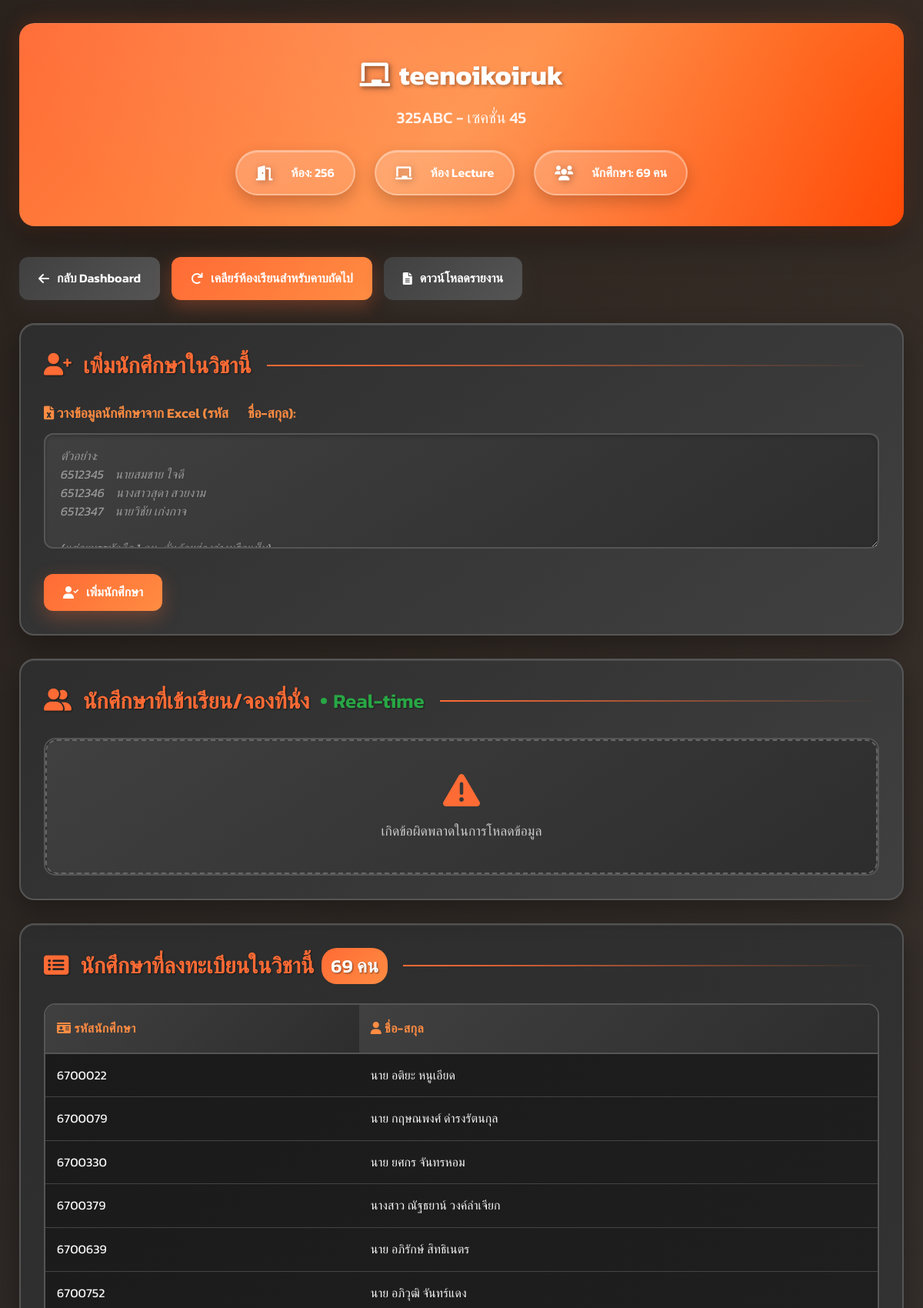
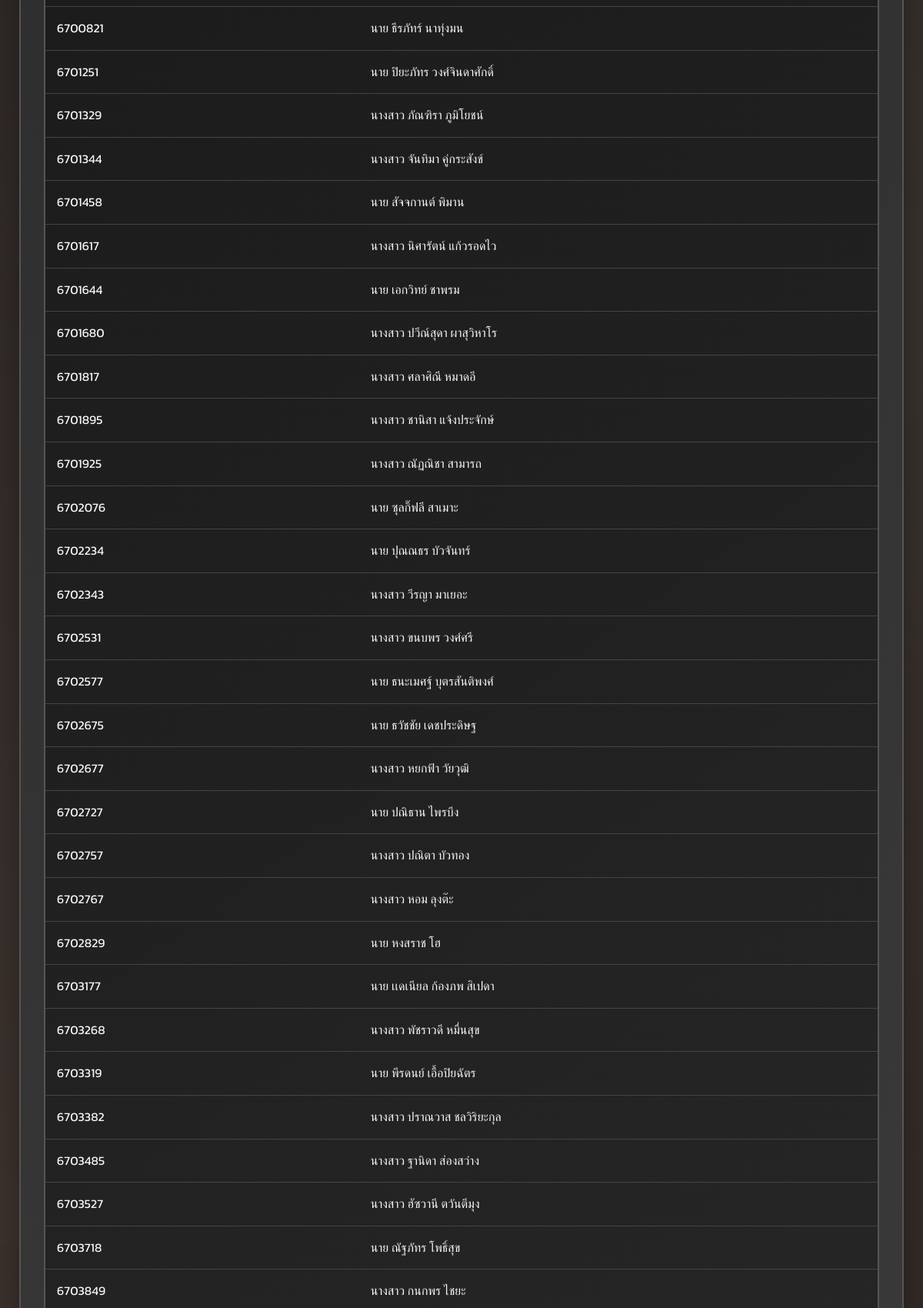
Page /teacher/view_bookings.php?course_id=6 (signed in, upper part) on the committed database (2 pictures, top to bottom).
### tables this page shows
CREATE TABLE IF NOT EXISTS `courses` (
  `course_id` int NOT NULL,
  `course_name` varchar(255) NOT NULL,
  `course_code` varchar(100) DEFAULT NULL,
  `section` varchar(50) DEFAULT NULL,
  `instructor_name` varchar(255) DEFAULT NULL,
  `room_type` enum('lab','lecture') NOT NULL,
  `room_name` varchar(100) NOT NULL,
  `is_hidden` tinyint(1) DEFAULT '0',
  `created_by_user_id` int DEFAULT NULL,
  `created_at` datetime DEFAULT CURRENT_TIMESTAMP
);

CREATE TABLE IF NOT EXISTS `students` (
  `student_id` varchar(50) NOT NULL,
  `full_name` varchar(255) NOT NULL
);

### teacher/view_bookings.php (the view, shortened to what this page needs)
<?php
require_once('../db_connect.php');
$course_id = isset($_GET['course_id']) ? intval($_GET['course_id']) : 0;
$stmt_course = $pdo->prepare("SELECT * FROM courses WHERE course_id = ? AND created_by_user_id = ?");
$stmt_course->execute([$course_id, $_SESSION['user_id']]);
$course = $stmt_course->fetch(PDO::FETCH_ASSOC);
$stmt_registered_students = $pdo->prepare("
    SELECT s.student_id, s.full_name
    FROM course_students cs
    JOIN students s ON cs.student_id = s.student_id
    WHERE cs.course_id = ?
    ORDER BY s.student_id
");
$stmt_registered_students->execute([$course_id]);
$registered_students = $stmt_registered_students->fetchAll(PDO::FETCH_ASSOC);
?>
<!DOCTYPE html>
<html lang="th">
<head>
    <link href="https://cdnjs.cloudflare.com/ajax/libs/font-awesome/6.0.0/css/all.min.css" rel="stylesheet">
</head>
<body>
    <div class="container">
        <div class="page-header">
            <div class="page-header-content">
                <h2><i class="fas fa-chalkboard"></i><?php echo htmlspecialchars($course['course_name']); ?></h2>
                <h3><?php echo htmlspecialchars($course['course_code']); ?> - เซคชั่น <?php echo htmlspecialchars($course['section']); ?></h3>
                <div class="course-details">
                    <div class="course-detail-item">
                        <i class="fas fa-door-open"></i>
                        ห้อง: <?php echo htmlspecialchars($course['room_name']); ?>
                    </div>
                    <div class="course-detail-item">
                        <i class="fas fa-<?php echo $course['room_type'] == 'lab' ? 'desktop' : 'chalkboard'; ?>"></i>
                        <?php echo htmlspecialchars($course['room_type'] == 'lab' ? 'ห้อง Lab' : 'ห้อง Lecture'); ?>
                    </div>
                    <div class="course-detail-item">
                        <i class="fas fa-users"></i>
                        นักศึกษา: <?php echo count($registered_students); ?> คน
                    </div>
                </div>
            </div>
        </div>
        <div class="action-buttons-top">
            <a href="dashboard.php" class="btn btn-secondary">
                <i class="fas fa-arrow-left"></i>กลับ Dashboard
            </a>
            <button class="btn btn-primary" onclick="confirmClearRoom(<?php echo $course_id; ?>, this)">
                <i class="fas fa-redo"></i>เคลียร์ห้องเรียนสำหรับคาบถัดไป
            </button>
            <a href="generate_report.php?course_id=<?php echo $course_id; ?>" class="btn btn-secondary">
                <i class="fas fa-file-alt"></i>ดาวน์โหลดรายงาน
            </a>
        </div>
        <div class="section-box">
            <h3><i class="fas fa-user-plus"></i>เพิ่มนักศึกษาในวิชานี้</h3>
            <form id="addStudentForm" action="process_add_students.php" method="POST">
                <div class="form-group">
                    <label for="student_data">
                        <i class="fas fa-file-excel"></i> วางข้อมูลนักศึกษาจาก Excel (รหัส &emsp; ชื่อ-สกุล):
                    </label>
                    <textarea id="student_data" name="student_data" placeholder="ตัวอย่าง:
6512345    นายสมชาย ใจดี
6512346    นางสาวสุดา สวยงาม
6512347    นายวิชัย เก่งกาจ
(แต่ละบรรทัดคือ 1 คน, คั่นด้วยช่องว่างหรือแท็บ)"></textarea>
                </div>
                <button type="submit" class="btn btn-primary">
                    <i class="fas fa-user-check"></i>เพิ่มนักศึกษา
                </button>
            </form>
        </div>
        <div class="section-box realtime-section">
            <h3>
                <i class="fas fa-user-friends"></i>นักศึกษาที่เข้าเรียน/จองที่นั่ง
                <span class="realtime-indicator">
                    <span class="realtime-dot"></span>
                    Real-time
                </span>
            </h3>
            <div id="activeBookingsList" class="table-container">
            </div>
        </div>
        <div class="section-box">
            <h3>
                <i class="fas fa-list-alt"></i>นักศึกษาที่ลงทะเบียนในวิชานี้
                <span class="student-count"><?php echo count($registered_students); ?> คน</span>
            </h3>
            <?php if (count($registered_students) > 0): ?>
                <div class="table-container">
                    <table>
                        <thead>
                            <tr>
                                <th><i class="fas fa-id-card"></i> รหัสนักศึกษา</th>
                                <th><i class="fas fa-user"></i> ชื่อ-สกุล</th>
                            </tr>
                        </thead>
                        <tbody>
                            <?php foreach ($registered_students as $s): ?>
                                <tr>
                                    <td><?php echo htmlspecialchars($s['student_id']); ?></td>
                                    <td><?php echo htmlspecialchars($s['full_name']); ?></td>
                                </tr>
                            <?php endforeach; ?>
                        </tbody>
                    </table>
                </div>
            <?php endif; ?>
        </div>
    </div>
</body>
</html>

### rows in the picture
courses: course_name "teenoikoiruk", course_code "325ABC", section "45", room_name "256", room_type "ห้อง Lecture"
students: student_id "6700022", full_name "นาย อติยะ หนูเอียด"
students: student_id "6700079", full_name "นาย กฤษณพงศ์ ดำรงรัตนกุล"
students: student_id "6700330", full_name "นาย ยศกร จันทรหอม"
students: student_id "6700379", full_name "นางสาว ณัฐธยาน์ วงค์ลำเจียก"
students: student_id "6700639", full_name "นาย อภิรักษ์ สิทธิเนตร"
students: student_id "6700752", full_name "นาย อภิวุฒิ จันทร์แดง"
students: student_id "6700821", full_name "นาย ธีรภัทร์ นาทุ่งมน"
students: student_id "6701251", full_name "นาย ปิยะภัทร วงศ์จินดาศักดิ์"
students: student_id "6701329", full_name "นางสาว ภัณฑิรา ภูมิโยชน์"
students: student_id "6701344", full_name "นางสาว จันทิมา คู่กระสังข์"
students: student_id "6701458", full_name "นาย สัจจกานต์ พิมาน"
students: student_id "6701617", full_name "นางสาว นิศารัตน์ แก้วรอดไว"
students: student_id "6701644", full_name "นาย เอกวิทย์ ชาพรม"
students: student_id "6701680", full_name "นางสาว ปวีณ์สุดา ผาสุวิหาโร"
students: student_id "6701817", full_name "นางสาว ศลาศิณี หมาดอี"
students: student_id "6701895", full_name "นางสาว ชานิสา แจ้งประจักษ์"
students: student_id "6701925", full_name "นางสาว ณัฏณิชา สามารถ"
students: student_id "6702076", full_name "นาย ซุลกิ๊ฟลี สาเมาะ"
students: student_id "6702234", full_name "นาย ปุณณธร บัวจันทร์"
students: student_id "6702343", full_name "นางสาว วีรญา มาเยอะ"
students: student_id "6702531", full_name "นางสาว ขนบพร วงศ์ศรี"
students: student_id "6702577", full_name "นาย ธนะเมศฐ์ บุตรสันติพงศ์"
students: student_id "6702675", full_name "นาย ธวัชชัย เดชประดิษฐ"
students: student_id "6702677", full_name "นางสาว หยกฟ้า วัยวุฒิ"
students: student_id "6702727", full_name "นาย ปณิธาน ไพรบึง"
students: student_id "6702757", full_name "นางสาว ปณิตา บัวทอง"
students: student_id "6702767", full_name "นางสาว หอม ลุงต๊ะ"
students: student_id "6702829", full_name "นาย หงสราช โฮ"
students: student_id "6703177", full_name "นาย เเดเนียล ก้องภพ สิเปดา"
students: student_id "6703268", full_name "นางสาว พัชราวดี หมื่นสุข"
students: student_id "6703319", full_name "นาย พีรดนย์ เอื้อปิยฉัตร"
students: student_id "6703382", full_name "นางสาว ปราณวาส ชลวิริยะกุล"
students: student_id "6703485", full_name "นางสาว ฐานิดา ส่องสว่าง"
students: student_id "6703527", full_name "นางสาว ฮัซวานี ตวันตีมุง"
students: student_id "6703718", full_name "นาย ณัฐภัทร โพธิ์สุข"
students: student_id "6703849", full_name "นางสาว กนกพร ไชยะ"

### other values in the picture
count($registered_students) "69"
